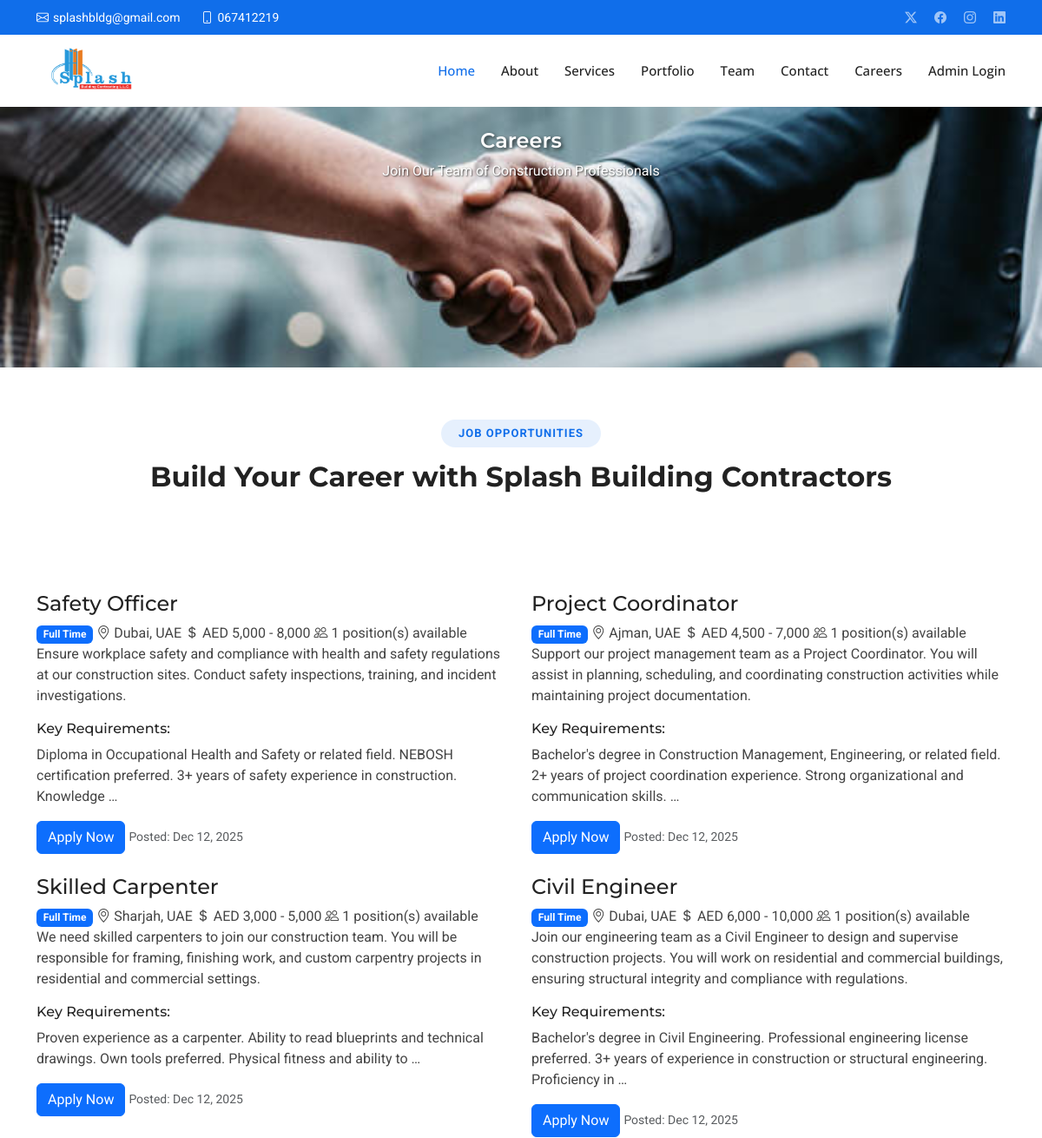
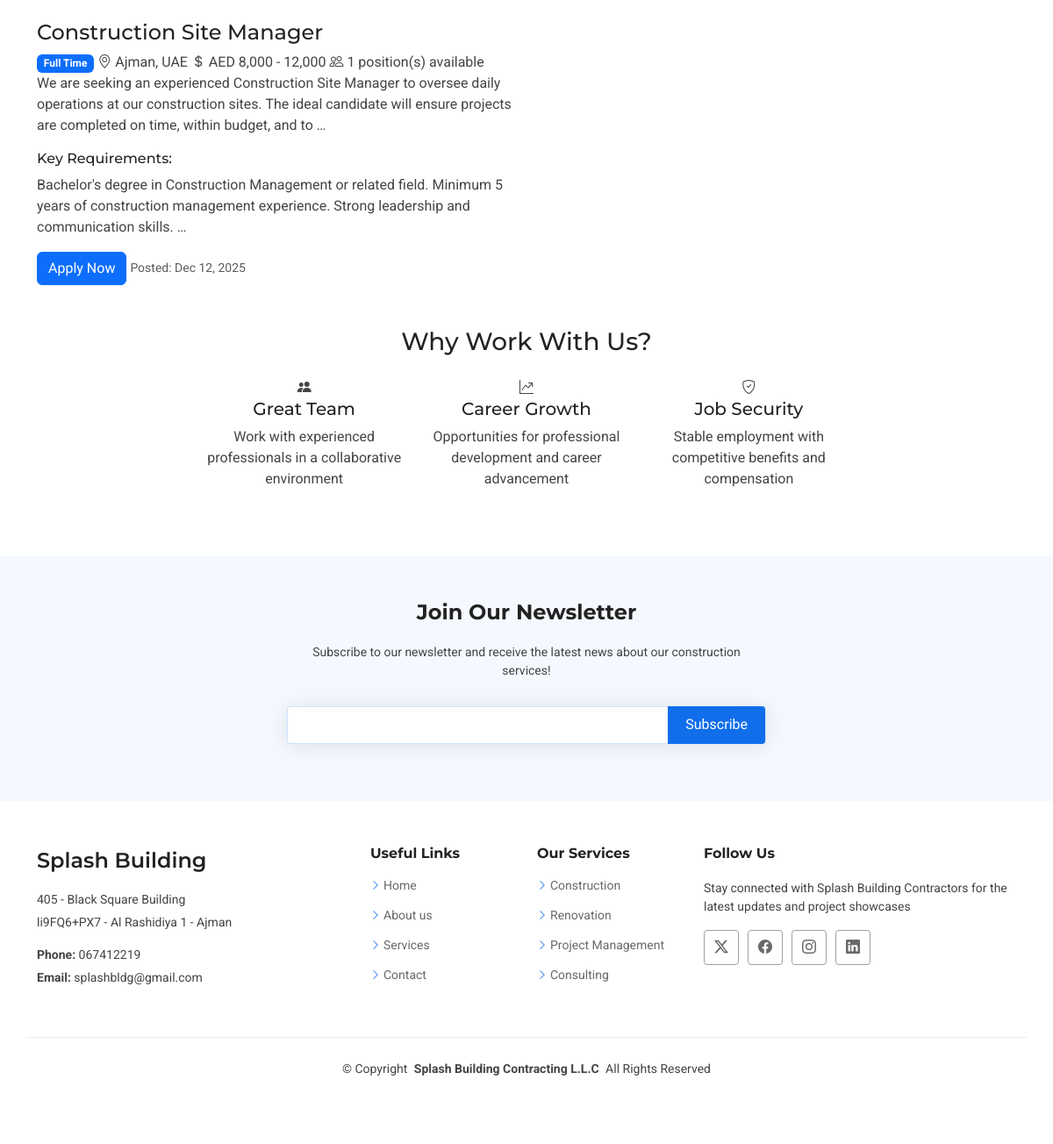
The app's page /careers/ with its own data (2 pictures, top to bottom).
### site_application/models.py (models this page shows, shortened)
class JobVacancy(models.Model):
    title = models.CharField(max_length=200)
    description = models.TextField()
    requirements = models.TextField()
    location = models.CharField(max_length=100)
    salary_range = models.CharField(max_length=100, blank=True)
    employment_type = models.CharField(max_length=50, choices=[
        ('full_time', 'Full Time'),
        ('part_time', 'Part Time'),
        ('contract', 'Contract'),
    ], default='full_time')
    is_active = models.BooleanField(default=True)
    total_positions = models.IntegerField(default=1, help_text="Total number of positions available")
    filled_positions = models.IntegerField(default=0, help_text="Number of positions filled")
    created_at = models.DateTimeField(default=timezone.now)
    updated_at = models.DateTimeField(auto_now=True)
    @property
    def available_positions(self):
        return self.total_positions - self.filled_positions
    @property
    def is_fully_filled(self):
        return self.filled_positions >= self.total_positions
    class Meta:
        ordering = ['-created_at']

### site_application/views.py (the view)
# urls.py: path('careers/', views.careers, name='careers'),
def careers(request):
    job_vacancies = JobVacancy.objects.filter(is_active=True)
    return render(request, 'site_application/careers.html', {'job_vacancies': job_vacancies})

### site_application/templates/site_application/careers.html (shortened to what this page needs)
{% extends 'site_application/base.html' %}
{% load static %}
{% block content %}
    <div class="page-title" data-aos="fade" style="background-image: url('{% static 'img/hand_shake_img.jpg' %}'); background-size: cover; background-position: center; height: 300px;">
      <div class="heading">
        <div class="container">
          <div class="row d-flex justify-content-center text-center">
            <div class="col-lg-8">
              <h1 style="color: white; text-shadow: 2px 2px 4px rgba(0,0,0,0.7);">Careers</h1>
              <p class="mb-0" style="color: white; text-shadow: 1px 1px 2px rgba(0,0,0,0.7);">Join Our Team of Construction Professionals</p>
            </div>
          </div>
        </div>
      </div>
    </div>
    <section id="careers" class="careers section">
      <div class="container" data-aos="fade-up" data-aos-delay="100">
        <div class="section-title text-center mb-5">
          <h2>Job Opportunities</h2>
          <p>Build Your Career with Splash Building Contractors</p>
        </div>
        <div class="row gy-4">
          {% for job in job_vacancies %}
            <div class="col-lg-6 col-md-12" data-aos="fade-up" data-aos-delay="200">
              <div class="job-item h-100">
                <div class="job-header">
                  <h4>{{ job.title }}</h4>
                  <div class="job-meta">
                    <span class="badge bg-primary">{{ job.get_employment_type_display }}</span>
                    <span class="location"><i class="bi bi-geo-alt"></i> {{ job.location }}</span>
                    {% if job.salary_range %}
                      <span class="salary"><i class="bi bi-currency-dollar"></i> {{ job.salary_range }}</span>
                    {% endif %}
                    <span class="vacancy-count"><i class="bi bi-people"></i> {{ job.available_positions }} position(s) available</span>
                  </div>
                </div>
                <div class="job-description">
                  <p>{{ job.description|truncatewords:30 }}</p>
                </div>
                <div class="job-requirements">
                  <h6>Key Requirements:</h6>
                  <p>{{ job.requirements|truncatewords:20 }}</p>
                </div>
                <div class="job-actions mt-auto">
                  {% if job.is_fully_filled %}
                    <button class="btn btn-secondary" disabled>Position Filled</button>
                  {% else %}
                    <a href="{% url 'apply_job' job.id %}" class="btn btn-primary">Apply Now</a>
                  {% endif %}
                  <small class="text-muted">Posted: {{ job.created_at|date:"M d, Y" }}</small>
                </div>
              </div>
            </div>
          {% endfor %}
        </div>
        <div class="why-join-us mt-5" data-aos="fade-up" data-aos-delay="300">
          <div class="row">
            <div class="col-lg-8 mx-auto text-center">
              <h3>Why Work With Us?</h3>
              <div class="row mt-4">
                <div class="col-md-4">
                  <div class="benefit-item">
                    <i class="bi bi-people-fill"></i>
                    <h5>Great Team</h5>
                    <p>Work with experienced professionals in a collaborative environment</p>
                  </div>
                </div>
                <div class="col-md-4">
                  <div class="benefit-item">
                    <i class="bi bi-graph-up-arrow"></i>
                    <h5>Career Growth</h5>
                    <p>Opportunities for professional development and career advancement</p>
                  </div>
                </div>
                <div class="col-md-4">
                  <div class="benefit-item">
                    <i class="bi bi-shield-check"></i>
                    <h5>Job Security</h5>
                    <p>Stable employment with competitive benefits and compensation</p>
                  </div>
                </div>
              </div>
            </div>
          </div>
        </div>
      </div>
    </section>
{% endblock %}

### site_application/templates/site_application/base.html (shortened to what this page needs)
{% load static %}
<!DOCTYPE html>
<html lang="en">
<head>
  <link href="{% static 'vendor/bootstrap/css/bootstrap.min.css' %}" rel="stylesheet">
  <link href="{% static 'vendor/bootstrap-icons/bootstrap-icons.css' %}" rel="stylesheet">
  <link href="{% static 'vendor/aos/aos.css' %}" rel="stylesheet">
  <link href="{% static 'vendor/glightbox/css/glightbox.min.css' %}" rel="stylesheet">
  <link href="{% static 'vendor/swiper/swiper-bundle.min.css' %}" rel="stylesheet">
  <link href="{% static 'css/main.css' %}" rel="stylesheet">
</head>
<body class="index-page">
  <header id="header" class="header sticky-top">
    <div class="topbar d-flex align-items-center">
      <div class="container d-flex justify-content-center justify-content-md-between">
        <div class="contact-info d-flex align-items-center">
          <i class="bi bi-envelope d-flex align-items-center"><a href="mailto:splashbldg@gmail.com">splashbldg@gmail.com</a></i>
          <i class="bi bi-phone d-flex align-items-center ms-4"><span>067412219</span></i>
        </div>
        <div class="social-links d-none d-md-flex align-items-center">
          <a href="#" class="twitter"><i class="bi bi-twitter-x"></i></a>
          <a href="#" class="facebook"><i class="bi bi-facebook"></i></a>
          <a href="#" class="instagram"><i class="bi bi-instagram"></i></a>
          <a href="#" class="linkedin"><i class="bi bi-linkedin"></i></a>
        </div>
      </div>
    </div>
    <div class="branding d-flex align-items-cente">
      <div class="container position-relative d-flex align-items-center justify-content-between">
        <a href="{% url 'home' %}" > <img src="/static/img/splash_logo.png" class="img-logo animated" alt="">
        </a>
        <nav id="navmenu" class="navmenu">
          <ul>
            <li><a href="{% url 'home' %}" class="active">Home</a></li>
            <li><a href="#about">About</a></li>
            <li><a href="#services">Services</a></li>
            <li><a href="#portfolio">Portfolio</a></li>
            <li><a href="#team">Team</a></li>
            <li><a href="#contact">Contact</a></li>
            <li><a href="{% url 'careers' %}">Careers</a></li>
            {% if user.is_staff %}
            <li><a href="{% url 'admin_vacancy_management' %}">Admin Panel</a></li>
            <li><a href="{% url 'admin_logout' %}">Logout</a></li>
            {% else %}
            <li><a href="{% url 'admin_login' %}">Admin Login</a></li>
            {% endif %}
          </ul>
        </nav>
      </div>
    </div>
  </header>
  <main class="main">
    {% block content %}
    {% endblock %}
  </main>
  <footer id="footer" class="footer">
    <div class="footer-newsletter">
      <div class="container">
        <div class="row justify-content-center text-center">
          <div class="col-lg-6">
            <h4>Join Our Newsletter</h4>
            <p>Subscribe to our newsletter and receive the latest news about our construction services!</p>
            <form action="#" method="post" class="php-email-form">
              <div class="newsletter-form"><input type="email" name="email"><input type="submit" value="Subscribe"></div>
            </form>
          </div>
        </div>
      </div>
    </div>
    <div class="container footer-top">
      <div class="row gy-4">
        <div class="col-lg-4 col-md-6 footer-about">
          <a href="{% url 'home' %}" class="d-flex align-items-center">
            <span class="sitename">Splash Building</span>
          </a>
          <div class="footer-contact pt-3">
            <p>405 - Black Square Building</p>
            <p>li9FQ6+PX7 - Al Rashidiya 1 - Ajman</p>
            <p class="mt-3"><strong>Phone:</strong> <span>067412219</span></p>
            <p><strong>Email:</strong> <span>splashbldg@gmail.com</span></p>
          </div>
        </div>
        <div class="col-lg-2 col-md-3 footer-links">
          <h4>Useful Links</h4>
          <ul>
            <li><i class="bi bi-chevron-right"></i> <a href="#hero">Home</a></li>
            <li><i class="bi bi-chevron-right"></i> <a href="#about">About us</a></li>
            <li><i class="bi bi-chevron-right"></i> <a href="#services">Services</a></li>
            <li><i class="bi bi-chevron-right"></i> <a href="#contact">Contact</a></li>
          </ul>
        </div>
        <div class="col-lg-2 col-md-3 footer-links">
          <h4>Our Services</h4>
          <ul>
            <li><i class="bi bi-chevron-right"></i> <a href="#services">Construction</a></li>
            <li><i class="bi bi-chevron-right"></i> <a href="#services">Renovation</a></li>
            <li><i class="bi bi-chevron-right"></i> <a href="#services">Project Management</a></li>
            <li><i class="bi bi-chevron-right"></i> <a href="#services">Consulting</a></li>
          </ul>
        </div>
        <div class="col-lg-4 col-md-12">
          <h4>Follow Us</h4>
          <p>Stay connected with Splash Building Contractors for the latest updates and project showcases</p>
          <div class="social-links d-flex">
            <a href=""><i class="bi bi-twitter-x"></i></a>
            <a href=""><i class="bi bi-facebook"></i></a>
            <a href=""><i class="bi bi-instagram"></i></a>
            <a href=""><i class="bi bi-linkedin"></i></a>
          </div>
        </div>
      </div>
    </div>
    <div class="container copyright text-center mt-4">
      <p>© <span>Copyright</span> <strong class="px-1 sitename">Splash Building Contracting L.L.C</strong> <span>All Rights Reserved</span></p>
    </div>
  </footer>
</body>
</html>

### site_application/templates/site_application/base.html (style rules this page uses)
.img-logo { max-height: 83px !important; margin-right: 26px; }

### records on screen
JobVacancy: title "Safety Officer", employment_type "Full Time", location "Dubai, UAE", salary_range "AED 5,000 - 8,000", available_positions "1", description "Ensure workplace safety and compliance with health and safety regulations at our construction sites. Conduct safety inspections, training, and incident investigations.", requirements "Diploma in Occupational Health and Safety or related field. NEBOSH certification preferred. 3+ years of safety experience in construction. Knowledge …", shows "Apply Now", created_at "Dec 12, 2025"
JobVacancy: title "Project Coordinator", employment_type "Full Time", location "Ajman, UAE", salary_range "AED 4,500 - 7,000", available_positions "1", description "Support our project management team as a Project Coordinator. You will assist in planning, scheduling, and coordinating construction activities while maintaining project documentation.", requirements "Bachelor's degree in Construction Management, Engineering, or related field. 2+ years of project coordination experience. Strong organizational and communication skills. …", shows "Apply Now", created_at "Dec 12, 2025"
JobVacancy: title "Skilled Carpenter", employment_type "Full Time", location "Sharjah, UAE", salary_range "AED 3,000 - 5,000", available_positions "1", description "We need skilled carpenters to join our construction team. You will be responsible for framing, finishing work, and custom carpentry projects in residential and commercial settings.", requirements "Proven experience as a carpenter. Ability to read blueprints and technical drawings. Own tools preferred. Physical fitness and ability to …", shows "Apply Now", created_at "Dec 12, 2025"
JobVacancy: title "Civil Engineer", employment_type "Full Time", location "Dubai, UAE", salary_range "AED 6,000 - 10,000", available_positions "1", description "Join our engineering team as a Civil Engineer to design and supervise construction projects. You will work on residential and commercial buildings, ensuring structural integrity and compliance with regulations.", requirements "Bachelor's degree in Civil Engineering. Professional engineering license preferred. 3+ years of experience in construction or structural engineering. Proficiency in …", shows "Apply Now", created_at "Dec 12, 2025"
JobVacancy: title "Construction Site Manager", employment_type "Full Time", location "Ajman, UAE", salary_range "AED 8,000 - 12,000", available_positions "1", description "We are seeking an experienced Construction Site Manager to oversee daily operations at our construction sites. The ideal candidate will ensure projects are completed on time, within budget, and to …", requirements "Bachelor's degree in Construction Management or related field. Minimum 5 years of construction management experience. Strong leadership and communication skills. …", shows "Apply Now", created_at "Dec 12, 2025"
